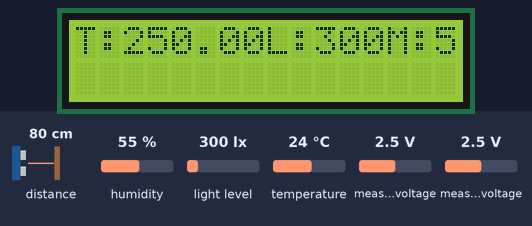
Simulated run of this sketch. Board: ESP8266 (NodeMCU). Parts: 16×2 character LCD. Inputs (shaded band) come from the test bench; at power-on: distance to the obstacle 80 cm, humidity 55 %, light level 300 lx, temperature 24 °C, measured voltage 2.5 V. The echo pulse lasts 58.3 µs per cm; WiFi joins after 1.5 s; servers stay silent unless stated; what the sketch prints to the serial monitor is not drawn.

Above: at 8.4 s.
At 9.4 s:
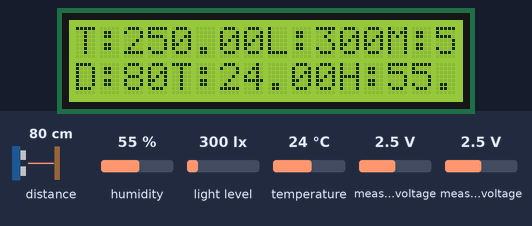

The sketch:

coba_analog-digitalxThingSpeak.ino
```cpp
#include <ThingSpeak.h>
#include <ESP8266WiFi.h>

const char* ssid = "xxxxx";   // your network SSID (name)
const char* pass = "xxxxx";   // your network password
unsigned long myChannelNumber = 1236195;
const char * myWriteAPIKey = "U3OEV19XU0GX19L6";
WiFiClient  client;

//////////////////////////////////////////////////////////////////////////////////////////
#include <LiquidCrystal_I2C.h>
#include <Adafruit_ADS1015.h>
#include <Wire.h>
#include <BH1750.h>
#include "DHTesp.h"

#define TRIGGER 2
#define ECHO 0


Adafruit_ADS1115 ads(0x48);  /* Use this for the 16-bit version */
LiquidCrystal_I2C lcd(0x27, 16, 2);
BH1750 lightMeter(0x23);
DHTesp dht;

#define ADC_16BIT_MAX 65536
int outputVal = 0;
int outputPercentage;
float ads_bit_Voltage;
float lm35_constant;


void setup(void)
{
  Serial.begin(115200);  // Initialize serial
  WiFi.mode(WIFI_STA);
  ThingSpeak.begin(client);  // Initialize ThingSpeak

  lcd.begin();
  lcd.backlight();
  pinMode(TRIGGER, OUTPUT);
  pinMode(ECHO, INPUT);
  pinMode(BUILTIN_LED, OUTPUT);

  ads.setGain(GAIN_TWOTHIRDS);
  ads.begin();
  float ads_InputRange = 6.144f;
  ads_bit_Voltage = (ads_InputRange * 2) / (ADC_16BIT_MAX - 1);
  lm35_constant = 10.0f / 1000;
  lightMeter.begin();

  //dht22
  dht.setup(14, DHTesp::DHT22); // Connect DHT sensor to GPIO 14
}

void loop(void)
{
   // Connect or reconnect to WiFi
  if(WiFi.status() != WL_CONNECTED){
    Serial.print("Attempting to connect to SSID: ");
    Serial.println(ssid);
    while(WiFi.status() != WL_CONNECTED){
      WiFi.begin(ssid, pass);  // Connect to WPA/WPA2 network. Change this line if using open or WEP network
      Serial.print(".");
      delay(5000);
    }
    Serial.println("\nConnected.");
  }

  int16_t adc0, adc1, adc2, adc3;
  float ads_Voltage_adc0 = 0.0f;
  float ads_Temperature_adc0 = 0.0f;

  //adc0 - suhu (LM35)
  adc0 = ads.readADC_SingleEnded(0);
  ads_Voltage_adc0 = adc0 * ads_bit_Voltage;
  ads_Temperature_adc0 = ads_Voltage_adc0 / lm35_constant;

  //adc1 - soil moisture level
  adc1 = ads.readADC_SingleEnded(1);
  outputPercentage = map(adc1, 0, 32767, 100, 0);
  delay(1000);

  //sensor cahaya
  uint16_t lux = lightMeter.readLightLevel();

  //sensor jarak
  long duration, distance;
  digitalWrite(TRIGGER, LOW);
  delayMicroseconds(2);
  digitalWrite(TRIGGER, HIGH);
  delayMicroseconds(10);
  digitalWrite(TRIGGER, LOW);
  duration = pulseIn(ECHO, HIGH);
  distance = (duration/2) / 29.1;

  //sensor DHT22
  delay(dht.getMinimumSamplingPeriod()+ 200);
  float humdht22 = dht.getHumidity();
  float tempdht22 = dht.getTemperature();

  //lcd lm35
  lcd.clear();
  lcd.setCursor(0, 0);
  lcd.print("T:");
  lcd.print(ads_Temperature_adc0);

  // lcd light
  lcd.print("L:");
  lcd.print(lux);

  //lcd soil
  lcd.print("M:");
  lcd.print(outputPercentage);
  delay(1000);

  //lcd jarak
  lcd.setCursor(0, 1);
  lcd.print("D:");
  lcd.print(distance);

  //lcd dht22temp
  lcd.print("T:");
  lcd.print(tempdht22);

  //lcd dht22hum
  lcd.print("H:");
  lcd.print(humdht22);
  delay(1000);

  // set the fields with the values
  ThingSpeak.setField(1, ads_Temperature_adc0);
  ThingSpeak.setField(2, lux);
  ThingSpeak.setField(3, outputPercentage);
  ThingSpeak.setField(4, distance);
  ThingSpeak.setField(5, tempdht22);
  ThingSpeak.setField(6, humdht22);

  // set the status
  //  ThingSpeak.setStatus(myStatus);

  // write to the ThingSpeak channel
  int x = ThingSpeak.writeFields(myChannelNumber, myWriteAPIKey);
  if(x == 200){
    Serial.println("Channel update successful.");
  }
  else{
    Serial.println("Problem updating channel. HTTP error code " + String(x));
  }
  delay(20000); // Wait 20 seconds to update the channel again


}
```

Measured:
- what the display in image 0 shows lasts 1.0 s, from 8.3 s to 9.3 s
- what the display in image 1 shows lasts 24.6 s, from 9.3 s to 33.9 s
